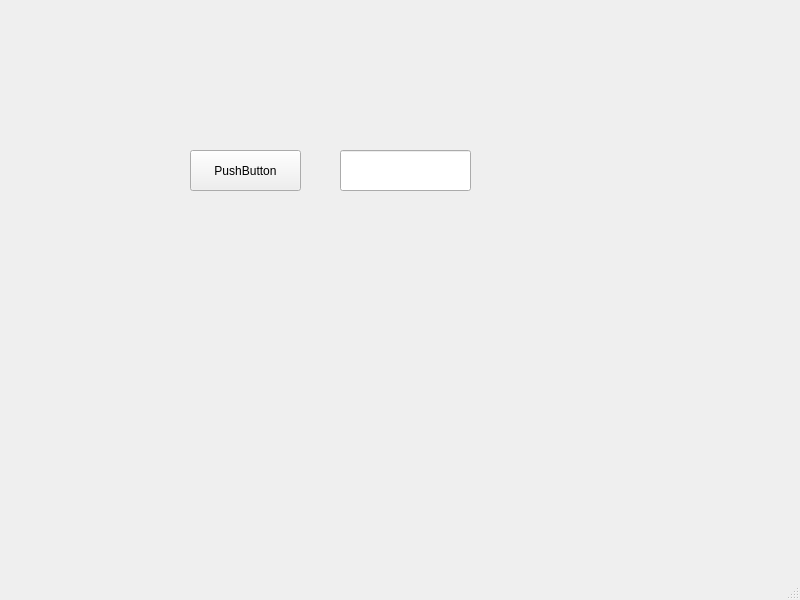
<?xml version="1.0" encoding="UTF-8"?>
<ui version="4.0">
 <class>MainWindow</class>
 <widget class="QMainWindow" name="MainWindow">
  <property name="geometry">
   <rect>
    <x>0</x>
    <y>0</y>
    <width>800</width>
    <height>600</height>
   </rect>
  </property>
  <property name="windowTitle">
   <string>MainWindow</string>
  </property>
  <widget class="QWidget" name="centralwidget">
   <widget class="QPushButton" name="pushButton">
    <property name="geometry">
     <rect>
      <x>190</x>
      <y>150</y>
      <width>111</width>
      <height>41</height>
     </rect>
    </property>
    <property name="text">
     <string>PushButton</string>
    </property>
   </widget>
   <widget class="QLineEdit" name="lineEdit">
    <property name="geometry">
     <rect>
      <x>340</x>
      <y>150</y>
      <width>131</width>
      <height>41</height>
     </rect>
    </property>
   </widget>
  </widget>
  <widget class="QMenuBar" name="menubar">
   <property name="geometry">
    <rect>
     <x>0</x>
     <y>0</y>
     <width>800</width>
     <height>21</height>
    </rect>
   </property>
  </widget>
  <widget class="QStatusBar" name="statusbar"/>
 </widget>
 <resources/>
 <connections/>
</ui>
